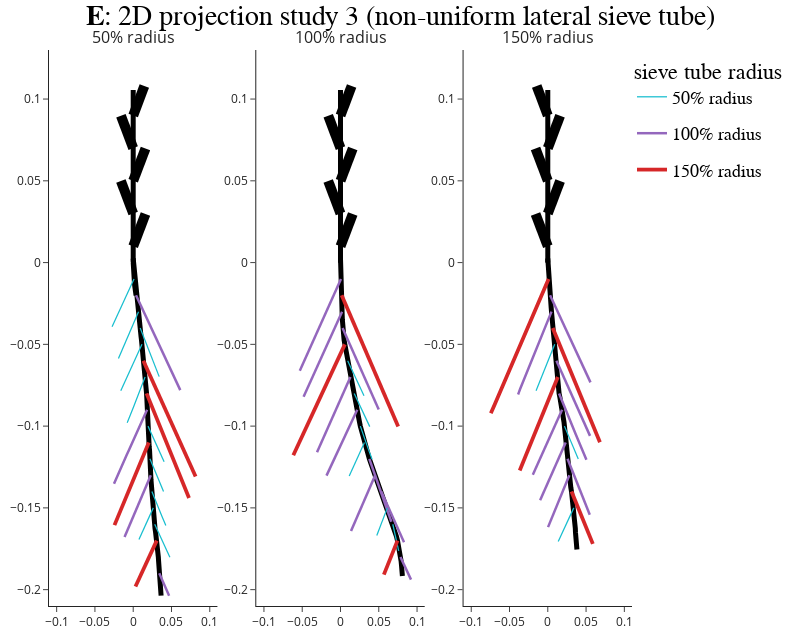

The code cell stored with this chart in its notebook:
### Code cell
from plotly.subplots import make_subplots
from itertools import cycle
from plotly.subplots import make_subplots
from itertools import cycle
import copy
import numpy as np
import plotly.graph_objects as go
#from CPlantBox_PiafMunch import *
import pandas as pd


name_list = ['Study3/case_3_lateral_radius.xml_16_1_1_case_3_fixed_res_main_5_trsv0_15-6-29-13-31.csv',
        'Study3/case_3_lateral_radius.xml_16_1_1_case_3_fixed_res_main_5_trsv1_15-6-29-13-34.csv',
        'Study3/case_3_lateral_radius.xml_16_1_1_case_3_fixed_res_main_5_trsv2_15-6-29-13-37.csv',
        'Study3/case_3_lateral_radius.xml_16_1_1_case_3_fixed_res_main_5_trsv3_15-6-29-13-40.csv',
        'Study3/case_3_lateral_radius.xml_16_1_1_case_3_fixed_res_main_5_trsv4_15-6-29-13-43.csv',
        'Study3/case_3_lateral_radius.xml_16_1_1_case_3_fixed_res_main_5_trsv5_15-6-29-13-46.csv', 
             'Study3/case_3_lateral_radius.xml_16_1_1_case_3_fixed_res_main_5_trsv6_15-6-29-13-49.csv',
             'Study3/case_3_lateral_radius.xml_16_1_1_case_3_fixed_res_main_5_trsv7_15-6-29-13-52.csv',
             'Study3/case_3_lateral_radius.xml_16_1_1_case_3_fixed_res_main_5_trsv8_15-6-29-13-55.csv',
             'Study3/case_3_lateral_radius.xml_16_1_1_case_3_fixed_res_main_5_trsv9_15-6-29-13-58.csv',
             'Study3/case_3_lateral_radius.xml_16_1_1_case_3_fixed_res_main_5_trsv10_15-6-29-14-1.csv',
]

color = {
    '2': '#17becf',
    '3' : '#9467bd',
    '6' :  '#d62728',
    '1' :'black',
    '4' : 'black'

}

[
    '#1f77b4',  # muted blue
    '#ff7f0e',  # safety orange
    '#2ca02c',  # cooked asparagus green
    '#d62728',  # brick red
    '#9467bd',  # muted purple
    '#8c564b',  # chestnut brown
    '#e377c2',  # raspberry yogurt pink
    '#7f7f7f',  # middle gray
    '#bcbd22',  # curry yellow-green
    '#17becf'   # blue-teal
]

type_to_r = { 2: '0.025', 3: '0.05', 6: '0.075', 1: '0' }
type_to_name = { 2: '50% radius', 3: '100% radius', 6: '150% radius', 1: '0' }


legend_bool = {
    '2': True,
    '3' :True,
    '6' :  True,
    '1' :False,
    '4' : False

}

fig =  make_subplots(rows=1, cols=3,
                    specs=[[{'is_3d': False}, {'is_3d': False},{'is_3d': False}]],
                    print_grid=False, subplot_titles=("50% radius","100% radius", "150% radius") )




for j,name in enumerate([9,8,5]):
    df = pd.read_csv(name_list[name])
    df.loc[ df['organ_type'] == 4, 'sub_type' ] =1
    
    
    t = 15
    test =copy.deepcopy(df[df['time'] == t])
    test['z3'] = 0
    test['z4'] = 0
    for i in range(1,int(test['id'].max())+1):
        o1 = test[test['id'] == i]['organ_id'] 
        o2 = test[test['id'] == i]['organ_id2'] 
        
        nd1 =  test[test['organ_id'] == int(o1)]['id'].max()
        nd0 =  test[test['organ_id'] == int(o1)]['id'].min()
        x1 = -((int(o1)%2) -0.5)*2
#         print(x1)
#         x1 = float(test[test['id'] == int(nd1)]['coor_x'] + test[test['id'] == int(nd1)]['coor_y']) - float(test[test['id'] == int(nd0)]['coor_x'] +test[test['id'] == int(nd0)]['coor_y'])#+ 0.00000001

#         x1 = float(test[test['id'] == int(nd1)]['coor_x'] + test[test['id'] == int(nd1)]['coor_y']) - float(test[test['id'] == int(nd0)]['coor_x'] +test[test['id'] == int(nd0)]['coor_y'])#+ 0.00000001
        organ_type =int(test[test['id'] == i ]["organ_type"])
        if organ_type<3:
            z1 = test[test['id'] == i]['coor_z'] 
            c1 = int(test[test['connection_2'] == i]['connection_1'])
#             print(i,int(c1))
            z2 = test[test['id'] == c1]['coor_z']
#             print(float(z2))
            distance = float(test[test['id'] == i]['length']) - float(test[test['id'] == c1]['length'])
            z3 = float(z1) -float(z2)
            z4 = (distance**2 -z3**2)**0.5*np.sign(x1) +float(test[test['id'] == c1]['z4'])
#             print(z3)
            length_organ = -test[test['id'] == i]['length']
        else:
            z1 = test[test['id'] == i]['coor_z'] 
            c1 = int(test[test['connection_1'] == i]['connection_2'])
#             print(int(c1))
            z2 = test[test['id'] == c1]['coor_z']
#             print(float(z2))
            distance = float(test[test['id'] == i]['length']) - float(test[test['id'] == c1]['length'])
            z3 = float(z1) -float(z2)
            z4 = (distance**2 -z3**2)**0.5*np.sign(x1) + float(test[test['id'] == c1]['z4'])
#             print(z3)
            length_organ = test[test['id'] == i]['length']
        test.loc[test['id'] ==i, 'z3'] =z3
        test.loc[test['id'] ==i, 'length_organ'] =length_organ
        test.loc[test['id'] ==i, 'z4'] =z4.real 
    organ_number = df[df["time"] ==t]["organ_id"].max()
    features = []
    organs = []
    orders = []
    sub_types = []
    rads = []

    for i in range(organ_number+1):
        ogs = test[test["organ_id"] == i]
        missing_2nd_id = ogs[ogs["id"] == ogs["id"].min()]["id"].tolist()[0]
    #     print(   i, missing_2nd_id)
        if test[test["id"] == missing_2nd_id]["organ_type"].tolist()[0] < 3:
            missing_1st_id = test[test["connection_2"] == missing_2nd_id]["connection_1"].tolist()[0]
        else:
            missing_1st_id = test[test["connection_1"] == missing_2nd_id]["connection_2"].tolist()[0]
        missing_node = test[test["id"] == missing_1st_id]
        ms = missing_node.copy(deep=True)
    #     print(ms["id"].tolist())
        ms.loc[:,"organ_id"]= i
    #     print(ms)
        test=test.append(ms)
#     test.loc[((test['organ_id'] == 0) & (test['organ_type'] == 3)),'organ_id' ]=3 # change a bug in organ id

    df = test.sort_index()
    
    for i in range(organ_number+1):
        corx=df[df["time"] ==t ][df["organ_id"] == i]["coor_x"].tolist()
        cory=df[df["time"] ==t ][df["organ_id"] == i]["coor_y"].tolist()
        corz=df[df["time"] ==t ][df["organ_id"] == i]["coor_z"].tolist()
        length=df[df["time"] ==t ][df["organ_id"] == i]["length_organ"].tolist()
        rad=df[df["time"] ==t ][df["organ_id"] == i]["radius"].tolist()
        organ_id=df[df["time"] ==t ][df["organ_id"] == i]["organ_id"].tolist()
        order=df[df["time"] ==t ][df["organ_id"] == i]["order"].tolist()
        sub_type=df[df["time"] ==t ][df["organ_id"] == i]["sub_type"].tolist()
        organ_id2=df[df["time"] ==t ][df["organ_id2"] == i]["organ_id"].tolist()
        z3 = df[df["time"] ==t ][df["organ_id"] == i]['z4'].tolist()
        features.append([z3,length])
#         rads.append(df[df["time"] ==t ][df["connection_1"] ==node_id[0]]['r_st'].iloc[0])
        rads.append(rad)
        organs.append(organ_id2)
        orders.append(order)
        sub_types.append(sub_type)





    # features = [np.random.rand(4,2).tolist(), 
    #             np.random.rand(5,2).tolist(), 
    #             np.random.rand(6,2).tolist(), 
    #             np.random.rand(5,2).tolist(), 
    #             np.random.rand(9,2).tolist()]

    # labels = [[1, 1, 1, 1],
    #           [1, 1, 1, 1, 1],
    #           [2, 2, 2, 2, 2, 2],
    #           [2, 2, 2, 2, 2],
    #           [0, 0, 0, 0, 0, 0, 0, 0, 0]]

    legend_groups = [l[-1] for l in sub_types]
    legend_groups2 = [l[-1] for l in rads]
    traces = [False if ((len(legend_groups[:i])>0 and l in legend_groups[:i]) ) or (legend_groups[i] ==1) or (j>0)
              else True for i, l in enumerate(legend_groups)]

#     cm = plotly_color_map(set(legend_groups))



    for i, feat in enumerate(features):
        feat = np.array(feat)
        fig.add_trace(
            go.Scatter(
                x=feat[0,:],
                
                y=feat[1,:],
    #             mode='lines+markers',
                mode='lines',
                line={"color":color[str(legend_groups[i])], "width" : legend_groups2[i]*50},
               
    #             marker=dict(
    #             color=cm[legend_groups[i]],
    #             size=0,
    #             line=dict(
    #                 color='MediumPurple',
    #                 width=0
    #             )
    #         ),
                showlegend= traces[i],
                legendgroup=color[str(legend_groups[i])],
                hovertext=orders[i],
                
                name="{}".format(type_to_name[legend_groups[i]]),
            ),
            row=1, col=j+1
        )
        


        
# fig.update_layout(title = 'Locales', width=1950, height=750, plot_bgcolor='rgb(255,255,255)')


fig.update_xaxes(range=[-0.11, 0.11])
fig.update_yaxes(range=[-0.21, 0.13])



    



fig.update_layout(template = 'simple_white' ,autosize=False, 
                    width=800,
                    height = 640,
                    margin=dict(r=10, b=10, l=10, t=50), 
                  title = dict( text  = '<b>E</b>: 2D projection study 3 (non-uniform lateral sieve tube)', x =0.5,font=dict(
family="Arial",
        size=28,
        color="black"
    )), legend = dict(title = 'sieve tube radius ', x =1, font=dict(
family="Arial",
        size=18,
        color="black"
    ))
                 
                 )

fig.show()
# fig.write_html('3_lateral.html')
